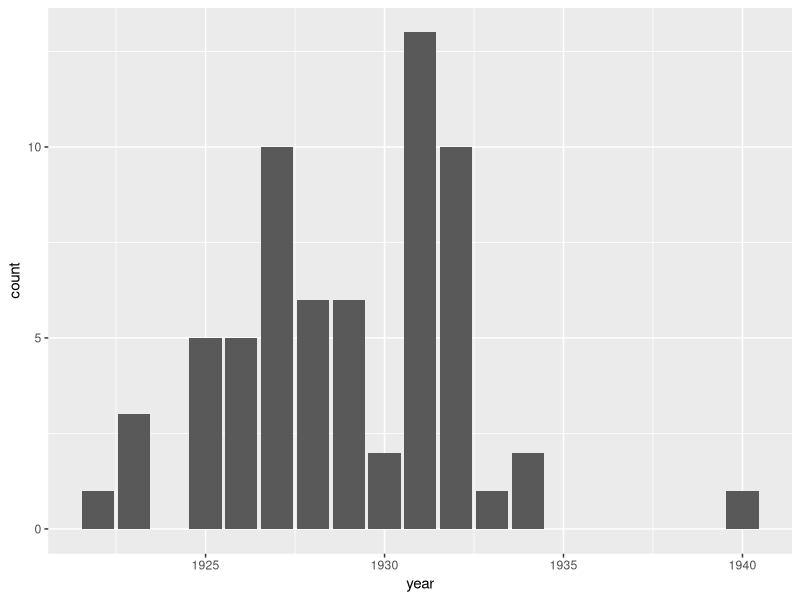

Reproduce this figure in R.
## ---- chunk 1
suppressPackageStartupMessages(library(tidyverse))

read_tsv("metadata.tsv", col_types = cols(
  .default = col_character(),
  id = col_double(),
  date_issued = col_date(format = ""),
  title_eng = col_logical(),
  year = col_double(),
  fulab_exists = col_logical()
)) %>% select(author_cyr, year, title, categories_eng) %>%
  ggplot(data = ., aes(x = year)) +
  geom_bar()
